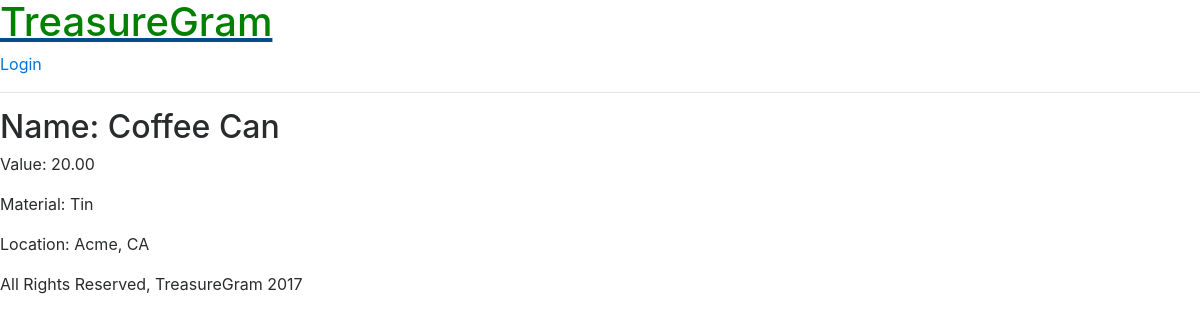
/1/, run on the app's committed database.
### main_app/models.py (models this page shows, shortened)
class Treasure(models.Model):
    user = models.ForeignKey(User)
    name = models.CharField(max_length=100)
    value = models.DecimalField(max_digits=10, decimal_places=2)
    material = models.CharField(max_length=100)
    location = models.CharField(max_length=100)
    likes = models.IntegerField(default=0)

### main_app/views.py (the view)
# urls.py: url(r'^([0-9]+)/$', views.show, name="show"),
def show(request, treasure_id):
    treasure = Treasure.objects.get(id=treasure_id)
    return render(request, 'show.html', {'treasure': treasure})

### main_app/templates/show.html
{% extends 'base.html' %}
{% load staticfiles %}
{% block content %}
    <h2> Name: {{ treasure.name}}</h1>
    <p> Value: {{ treasure.value }}</p>
    <p> Material: {{ treasure.material }}</p>
    <p> Location: {{ treasure.location }}</p>
{% endblock %}

### data on the page
Treasure: name "Coffee Can", value "20.00", material "Tin", location "Acme, CA"
